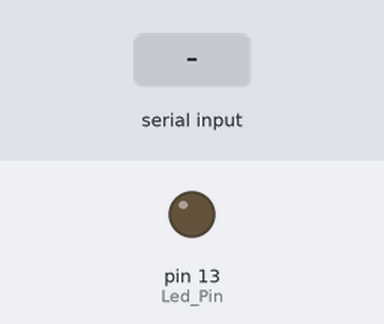
Recording of a sketch running on a simulated Arduino Uno, built with avr-gcc and run on an emulated ATmega328P. Parts: output pins drawn as LEDs (lit = HIGH). Inputs (shaded band) come from the test bench.

Above: at 1.2 s.
1.3 s: "90,45\n" received over Serial
At 3.3 s:
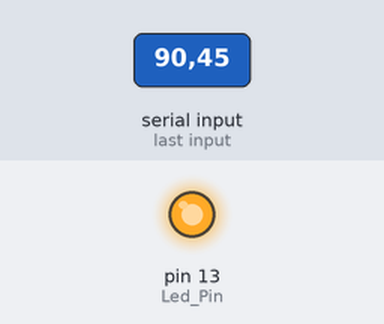
3.8 s: "0\n" received over Serial
At 5.2 s:
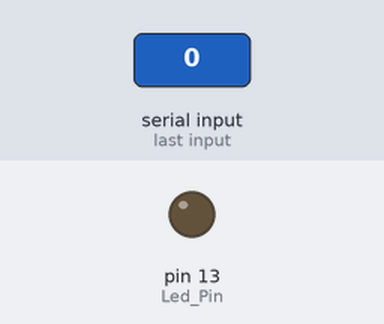
6.3 s: "30,150\n" received over Serial
At 8.2 s:
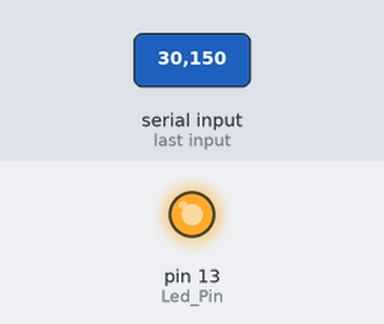
Timing chart, 0 to 9.7 s (numbered marks = the images above; inputs shaded):
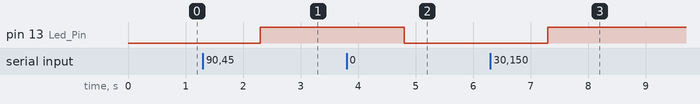

The sketch:

simple_serial_reciver.txt.ino
```cpp
#define Led_Pin 13
void setup() {
  // put your setup code here, to run once:
  pinMode(Led_Pin,OUTPUT);
  digitalWrite(Led_Pin,LOW);
  Serial.begin(115200);
}

void loop() {
  // put your main code here, to run repeatedly:
  if(Serial.available())
  {
    int x = Serial.readString().toInt();

    if(x == 0)
    {
      digitalWrite(Led_Pin,LOW);
    }
    else
    {
      digitalWrite(Led_Pin,HIGH);
    }
  }

}
```

Measured:
- after the input at 1.3 s, pin 13 (Led_Pin): LOW → HIGH after 1.0 s
- after the input at 3.8 s, pin 13 (Led_Pin): HIGH → LOW after 1.0 s
- after the input at 6.3 s, pin 13 (Led_Pin): LOW → HIGH after 1.0 s
